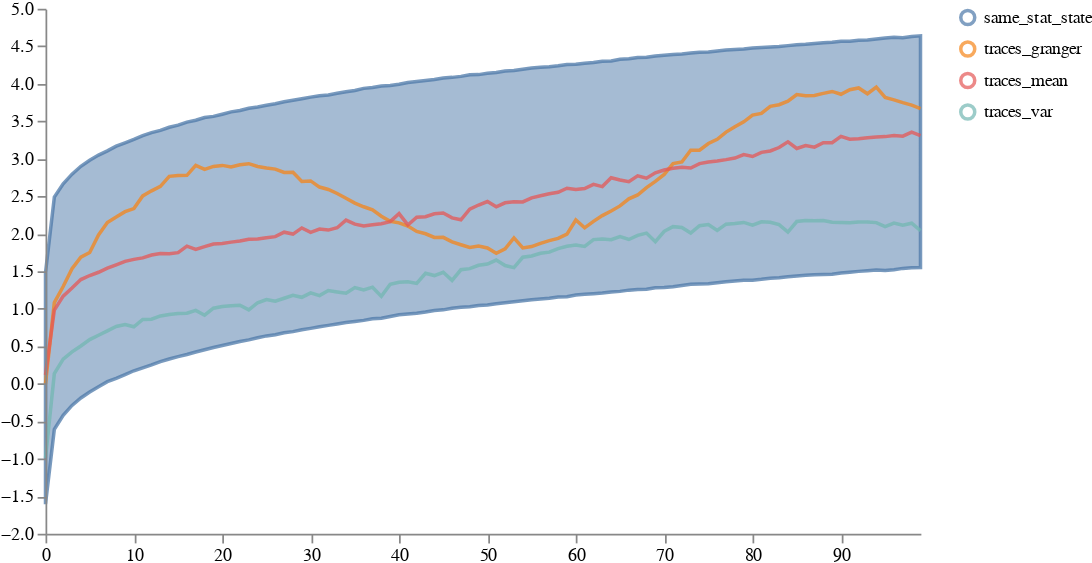

Notebook code cell kept with this figure:
### Code cell
#'timepoint_id', 'sample_id'
sin_distribution = pd.read_csv("paper_sin/paper_sin_new_df.csv")
sin_distribution = sin_distribution.rename(
            columns={
                'Unnamed: 0': "timepoint_id",
            }
        )
sin_distribution = sin_distribution.melt(id_vars=["timepoint_id"], 
        var_name="sample_id", 
        value_name="same_stat_state")


traces = pyciemss.visuals.trajectories.select_traces(sin_distribution, select_by = "mean")
traces = traces.rename(
            columns={
                'same_stat_state': "traces_mean",
            }
        )
traces['traces_var'] = pyciemss.visuals.trajectories.select_traces(sin_distribution, select_by = "var")["same_stat_state"]
traces['traces_granger'] = pyciemss.visuals.trajectories.select_traces(sin_distribution, select_by = "granger")["same_stat_state"]
schema = plots.trajectories(sin_distribution, traces = traces)
print(traces_var)
plots.save_schema(schema, "_schema.json")

plots.ipy_display(schema, format="interactive")
image = plots.ipy_display(schema, format="PNG").data
save_result(image, "paper_sin", "png")

### Figure 1 — Vega specification as saved in the notebook (floating-point values rounded to 4 significant figures; data arrays with more than 128 entries replaced by an {"elided": "..."} marker saying what was removed)
{"$schema": "https://vega.github.io/schema/vega/v5.json", "axes": [{"name": "x_axis", "orient": "bottom", "scale": "xscale", "zindex": 100}, {"name": "y_axis", "orient": "left", "scale": "yscale", "zindex": 100}], "data": [{"name": "distributions", "transform": [{"sort": {"field": ["trajectory", "timepoint"]}, "type": "collect"}], "values": [{"lower": -1.605, "timepoint": 0, "trajectory": "same_stat_state", "upper": 1.481}, {"lower": -0.6081, "timepoint": 1, "trajectory": "same_stat_state", "upper": 2.489}, {"lower": -0.42, "timepoint": 2, "trajectory": "same_stat_state", "upper": 2.667}, {"lower": -0.2892, "timepoint": 3, "trajectory": "same_stat_state", "upper": 2.795}, {"lower": -0.1891, "timepoint": 4, "trajectory": "same_stat_state", "upper": 2.9}, {"lower": -0.1091, "timepoint": 5, "trajectory": "same_stat_state", "upper": 2.98}, {"lower": -0.03946, "timepoint": 6, "trajectory": "same_stat_state", "upper": 3.049}, {"lower": 0.028, "timepoint": 7, "trajectory": "same_stat_state", "upper": 3.105}, {"lower": 0.072, "timepoint": 8, "trajectory": "same_stat_state", "upper": 3.167}, {"lower": 0.121, "timepoint": 9, "trajectory": "same_stat_state", "upper": 3.212}, {"lower": 0.173, "timepoint": 10, "trajectory": "same_stat_state", "upper": 3.259}, {"lower": 0.2126, "timepoint": 11, "trajectory": "same_stat_state", "upper": 3.308}, {"lower": 0.2514, "timepoint": 12, "trajectory": "same_stat_state", "upper": 3.349}, {"lower": 0.2955, "timepoint": 13, "trajectory": "same_stat_state", "upper": 3.378}, {"lower": 0.3304, "timepoint": 14, "trajectory": "same_stat_state", "upper": 3.419}, {"lower": 0.362, "timepoint": 15, "trajectory": "same_stat_state", "upper": 3.447}, {"lower": 0.3902, "timepoint": 16, "trajectory": "same_stat_state", "upper": 3.489}, {"lower": 0.4228, "timepoint": 17, "trajectory": "same_stat_state", "upper": 3.513}, {"lower": 0.4525, "timepoint": 18, "trajectory": "same_stat_state", "upper": 3.55}, {"lower": 0.4841, "timepoint": 19, "trajectory": "same_stat_state", "upper": 3.565}, {"lower": 0.51, "timepoint": 20, "trajectory": "same_stat_state", "upper": 3.594}, {"lower": 0.5374, "timepoint": 21, "trajectory": "same_stat_state", "upper": 3.625}, {"lower": 0.563, "timepoint": 22, "trajectory": "same_stat_state", "upper": 3.644}, {"lower": 0.585, "timepoint": 23, "trajectory": "same_stat_state", "upper": 3.673}, {"lower": 0.6129, "timepoint": 24, "trajectory": "same_stat_state", "upper": 3.69}, {"lower": 0.6381, "timepoint": 25, "trajectory": "same_stat_state", "upper": 3.714}, {"lower": 0.6527, "timepoint": 26, "trajectory": "same_stat_state", "upper": 3.733}, {"lower": 0.68, "timepoint": 27, "trajectory": "same_stat_state", "upper": 3.761}, {"lower": 0.6951, "timepoint": 28, "trajectory": "same_stat_state", "upper": 3.78}, {"lower": 0.7199, "timepoint": 29, "trajectory": "same_stat_state", "upper": 3.801}, {"lower": 0.7384, "timepoint": 30, "trajectory": "same_stat_state", "upper": 3.822}, {"lower": 0.7593, "timepoint": 31, "trajectory": "same_stat_state", "upper": 3.84}, {"lower": 0.7781, "timepoint": 32, "trajectory": "same_stat_state", "upper": 3.85}, {"lower": 0.7975, "timepoint": 33, "trajectory": "same_stat_state", "upper": 3.872}, {"lower": 0.8169, "timepoint": 34, "trajectory": "same_stat_state", "upper": 3.894}, {"lower": 0.8299, "timepoint": 35, "trajectory": "same_stat_state", "upper": 3.911}, {"lower": 0.8449, "timepoint": 36, "trajectory": "same_stat_state", "upper": 3.939}, {"lower": 0.8653, "timepoint": 37, "trajectory": "same_stat_state", "upper": 3.95}, {"lower": 0.8736, "timepoint": 38, "trajectory": "same_stat_state", "upper": 3.97}, {"lower": 0.897, "timepoint": 39, "trajectory": "same_stat_state", "upper": 3.976}, {"lower": 0.9191, "timepoint": 40, "trajectory": "same_stat_state", "upper": 3.994}, {"lower": 0.9286, "timepoint": 41, "trajectory": "same_stat_state", "upper": 4.016}, {"lower": 0.94, "timepoint": 42, "trajectory": "same_stat_state", "upper": 4.029}, {"lower": 0.957, "timepoint": 43, "trajectory": "same_stat_state", "upper": 4.042}, {"lower": 0.9779, "timepoint": 44, "trajectory": "same_stat_state", "upper": 4.056}, {"lower": 0.9853, "timepoint": 45, "trajectory": "same_stat_state", "upper": 4.077}, {"lower": 1.007, "timepoint": 46, "trajectory": "same_stat_state", "upper": 4.085}, {"lower": 1.018, "timepoint": 47, "trajectory": "same_stat_state", "upper": 4.098}, {"lower": 1.026, "timepoint": 48, "trajectory": "same_stat_state", "upper": 4.119}, {"lower": 1.044, "timepoint": 49, "trajectory": "same_stat_state", "upper": 4.122}, {"lower": 1.051, "timepoint": 50, "trajectory": "same_stat_state", "upper": 4.139}, {"lower": 1.067, "timepoint": 51, "trajectory": "same_stat_state", "upper": 4.15}, {"lower": 1.08, "timepoint": 52, "trajectory": "same_stat_state", "upper": 4.17}, {"lower": 1.094, "timepoint": 53, "trajectory": "same_stat_state", "upper": 4.176}, {"lower": 1.106, "timepoint": 54, "trajectory": "same_stat_state", "upper": 4.194}, {"lower": 1.121, "timepoint": 55, "trajectory": "same_stat_state", "upper": 4.21}, {"lower": 1.13, "timepoint": 56, "trajectory": "same_stat_state", "upper": 4.22}, {"lower": 1.14, "timepoint": 57, "trajectory": "same_stat_state", "upper": 4.227}, {"lower": 1.156, "timepoint": 58, "trajectory": "same_stat_state", "upper": 4.24}, {"lower": 1.16, "timepoint": 59, "trajectory": "same_stat_state", "upper": 4.257}, {"lower": 1.184, "timepoint": 60, "trajectory": "same_stat_state", "upper": 4.261}, {"lower": 1.193, "timepoint": 61, "trajectory": "same_stat_state", "upper": 4.275}, {"lower": 1.201, "timepoint": 62, "trajectory": "same_stat_state", "upper": 4.282}, {"lower": 1.21, "timepoint": 63, "trajectory": "same_stat_state", "upper": 4.3}, {"lower": 1.224, "timepoint": 64, "trajectory": "same_stat_state", "upper": 4.305}, {"lower": 1.232, "timepoint": 65, "trajectory": "same_stat_state", "upper": 4.328}, {"lower": 1.248, "timepoint": 66, "trajectory": "same_stat_state", "upper": 4.333}, {"lower": 1.256, "timepoint": 67, "trajectory": "same_stat_state", "upper": 4.349}, {"lower": 1.261, "timepoint": 68, "trajectory": "same_stat_state", "upper": 4.352}, {"lower": 1.279, "timepoint": 69, "trajectory": "same_stat_state", "upper": 4.369}, {"lower": 1.282, "timepoint": 70, "trajectory": "same_stat_state", "upper": 4.38}, {"lower": 1.292, "timepoint": 71, "trajectory": "same_stat_state", "upper": 4.39}, {"lower": 1.31, "timepoint": 72, "trajectory": "same_stat_state", "upper": 4.397}, {"lower": 1.327, "timepoint": 73, "trajectory": "same_stat_state", "upper": 4.41}, {"lower": 1.331, "timepoint": 74, "trajectory": "same_stat_state", "upper": 4.42}, {"lower": 1.333, "timepoint": 75, "trajectory": "same_stat_state", "upper": 4.422}, {"lower": 1.346, "timepoint": 76, "trajectory": "same_stat_state", "upper": 4.437}, {"lower": 1.359, "timepoint": 77, "trajectory": "same_stat_state", "upper": 4.449}, {"lower": 1.37, "timepoint": 78, "trajectory": "same_stat_state", "upper": 4.457}, {"lower": 1.379, "timepoint": 79, "trajectory": "same_stat_state", "upper": 4.463}, {"lower": 1.381, "timepoint": 80, "trajectory": "same_stat_state", "upper": 4.477}, {"lower": 1.392, "timepoint": 81, "trajectory": "same_stat_state", "upper": 4.483}, {"lower": 1.407, "timepoint": 82, "trajectory": "same_stat_state", "upper": 4.489}, {"lower": 1.413, "timepoint": 83, "trajectory": "same_stat_state", "upper": 4.497}, {"lower": 1.426, "timepoint": 84, "trajectory": "same_stat_state", "upper": 4.508}, {"lower": 1.437, "timepoint": 85, "trajectory": "same_stat_state", "upper": 4.52}, {"lower": 1.447, "timepoint": 86, "trajectory": "same_stat_state", "upper": 4.526}, {"lower": 1.454, "timepoint": 87, "trajectory": "same_stat_state", "upper": 4.538}, {"lower": 1.458, "timepoint": 88, "trajectory": "same_stat_state", "upper": 4.548}, {"lower": 1.461, "timepoint": 89, "trajectory": "same_stat_state", "upper": 4.553}, {"lower": 1.477, "timepoint": 90, "trajectory": "same_stat_state", "upper": 4.568}, {"lower": 1.488, "timepoint": 91, "trajectory": "same_stat_state", "upper": 4.568}, {"lower": 1.498, "timepoint": 92, "trajectory": "same_stat_state", "upper": 4.579}, {"lower": 1.507, "timepoint": 93, "trajectory": "same_stat_state", "upper": 4.585}, {"lower": 1.516, "timepoint": 94, "trajectory": "same_stat_state", "upper": 4.598}, {"lower": 1.511, "timepoint": 95, "trajectory": "same_stat_state", "upper": 4.61}, {"lower": 1.521, "timepoint": 96, "trajectory": "same_stat_state", "upper": 4.619}, {"lower": 1.538, "timepoint": 97, "trajectory": "same_stat_state", "upper": 4.614}, {"lower": 1.547, "timepoint": 98, "trajectory": "same_stat_state", "upper": 4.63}, {"lower": 1.55, "timepoint": 99, "trajectory": "same_stat_state", "upper": 4.639}]}, {"name": "traces", "transform": [{"expr": "isValid(datum.value)", "type": "filter"}, {"sort": {"field": ["trajectory", "timepoint"]}, "type": "collect"}], "values": {"elided": "300 records"}}, {"name": "points", "values": []}, {"name": "markers", "values": []}, {"name": "selected", "on": [{"remove": true, "trigger": "clear"}, {"remove": true, "trigger": "!shift"}, {"insert": "clicked", "trigger": "!shift && clicked"}, {"toggle": "clicked", "trigger": "shift && clicked"}]}, {"name": "selectedData", "on": [{"remove": true, "trigger": "clearData"}, {"toggle": "clickedData", "trigger": "clickedData"}]}], "height": 300, "legends": [{"encode": {"labels": {"interactive": true, "name": "legendLabel", "update": {"opacity": [{"test": "!length(data('selectedData')) || indata('selectedData', 'value', datum.value)", "value": 1}, {"value": 0.25}]}}, "symbols": {"interactive": true, "name": "legendSymbol", "update": {"fill": {"value": "transparent"}, "opacity": [{"test": "!length(data('selected')) || indata('selected', 'value', datum.value) || indata('selectedData', 'value', datum.value)", "value": 0.7}, {"value": 0.15}], "size": {"value": 64}, "strokeWidth": {"value": 2}}}}, "name": "color_legend", "stroke": "color"}], "marks": [{"from": {"facet": {"data": "points", "groupby": "trajectory", "name": "points_split"}}, "marks": [{"encode": {"hover": {"fillOpacity": {"value": 0.9}}, "update": {"fill": {"field": "trajectory", "scale": "color"}, "fillOpacity": [{"test": "!length(data('selected')) || indata('selected', 'value', datum.trajectory)", "value": 0.5}, {"value": 0.15}], "size": {"value": 35}, "stroke": {"field": "trajectory", "scale": "color"}, "strokeOpacity": [{"test": "!length(data('selected')) || indata('selected', 'value', datum.trajectory)", "value": 0.75}, {"value": 0.15}], "strokeWidth": {"value": 2}, "tooltip": {"field": "value"}, "x": {"field": "timepoint", "scale": "xscale"}, "y": {"field": "value", "scale": "yscale"}}}, "from": {"data": "points_split"}, "name": "_points_symbol", "type": "symbol", "zindex": 3}, {"encode": {"hover": {"fillOpacity": {"value": 0.9}}, "update": {"interpolate": {"value": "linear"}, "stroke": {"field": "trajectory", "scale": "color"}, "strokeDash": {"value": [5, 3]}, "strokeOpacity": [{"test": "!length(data('selected')) || indata('selected', 'value', datum.trajectory)", "value": 0.3}, {"value": 0.1}], "strokeWidth": {"value": 2}, "x": {"field": "timepoint", "scale": "xscale"}, "y": {"field": "value", "scale": "yscale"}}}, "from": {"data": "points_split"}, "name": "_points_line", "type": "line", "zindex": 3}], "name": "_points", "type": "group", "zindex": 3}, {"from": {"facet": {"data": "traces", "groupby": "trajectory", "name": "traces_split"}}, "marks": [{"encode": {"hover": {"fillOpacity": {"value": 0.9}}, "update": {"interpolate": {"value": "linear"}, "stroke": {"field": "trajectory", "scale": "color"}, "strokeOpacity": [{"test": "!length(data('selected')) || indata('selected', 'value', datum.trajectory)", "value": 0.75}, {"value": 0.15}], "strokeWidth": {"value": 2}, "x": {"field": "timepoint", "scale": "xscale"}, "y": {"field": "value", "scale": "yscale"}}}, "from": {"data": "traces_split"}, "name": "_traces_lines", "type": "line"}], "name": "_traces", "type": "group", "zindex": 2}, {"from": {"facet": {"data": "distributions", "groupby": "trajectory", "name": "trajectory_split"}}, "marks": [{"encode": {"hover": {"fillOpacity": {"value": 0.9}}, "update": {"fill": {"field": "trajectory", "scale": "color"}, "fillOpacity": [{"test": "!length(data('selected')) || indata('selected', 'value', datum.trajectory)", "value": 0.5}, {"value": 0.15}], "interpolate": {"value": "linear"}, "stroke": {"field": "trajectory", "scale": "color"}, "strokeOpacity": [{"test": "!length(data('selected')) || indata('selected', 'value', datum.trajectory)", "value": 0.75}, {"value": 0.15}], "strokeWidth": {"value": 2}, "x": {"field": "timepoint", "scale": "xscale"}, "y": {"field": "upper", "scale": "yscale"}, "y2": {"field": "lower", "scale": "yscale"}}}, "from": {"data": "trajectory_split"}, "interactive": true, "name": "area", "type": "area"}], "name": "_distributions", "type": "group", "zindex": 1}, {"marks": [{"encode": {"enter": {"stroke": {"value": "lightgray"}}, "update": {"opacity": {"value": 1}, "x": {"field": "timepoint", "scale": "xscale"}, "y": {"signal": "height"}, "y2": {"value": 0}}}, "from": {"data": "markers"}, "name": "_marker text", "type": "rule"}, {"encode": {"enter": {"fontSize": {"value": 8}, "text": {"field": "datum.label"}, "y": {"value": 0}}}, "from": {"data": "_marker text"}, "name": "_marker flags", "transform": [{"as": ["x", "_y", "opacity", "align", "baseline"], "lineAnchor": "start", "offset": [1], "size": {"signal": "[width, height]"}, "type": "label"}], "type": "text"}], "name": "_markers", "type": "group"}], "scales": [{"domain": {"fields": [{"data": "distributions", "field": "timepoint"}, {"data": "traces", "field": "timepoint"}, {"data": "points", "field": "timepoint"}, {"data": "markers", "field": "timepoint"}]}, "name": "xscale", "range": "width", "type": "linear", "zero": false}, {"domain": {"fields": [{"data": "distributions", "field": "lower"}, {"data": "distributions", "field": "upper"}, {"data": "traces", "field": "value"}, {"data": "points", "field": "value"}]}, "name": "yscale", "nice": true, "range": "height", "type": "linear", "zero": true}, {"domain": {"fields": [{"data": "distributions", "field": "trajectory"}, {"data": "traces", "field": "trajectory"}, {"data": "points", "field": "trajectory"}], "sort": {"order": "ascending"}}, "name": "color", "range": "category", "type": "ordinal"}], "signals": [{"name": "clear", "on": [{"events": "mouseup[!event.item]", "force": true, "update": "true"}], "value": true}, {"name": "shift", "on": [{"events": "@legendSymbol:click, @legendLabel:click", "force": true, "update": "event.shiftKey"}], "value": false}, {"name": "clicked", "on": [{"events": "@legendSymbol:click, @legendLabel:click", "force": true, "update": "{value: datum.value}"}], "value": null}, {"name": "clearData", "on": [{"events": "mouseup[!event.item]", "force": true, "update": "true"}], "value": true}, {"name": "clickedData", "on": [{"events": "@area:click", "force": true, "update": "{value: datum.trajectory}"}], "value": null}], "width": 500}
